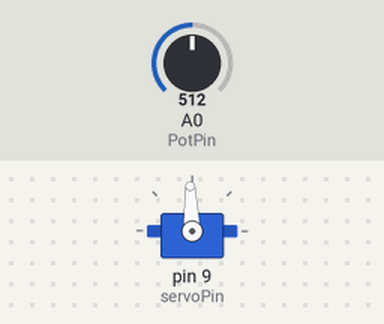
Recording of a sketch running on a simulated Arduino Uno, built with avr-gcc and run on an emulated ATmega328P. Shown: servo. The test bench sets the inputs (shaded band); at power-on: A0 (PotPin) = 512.

Above: at 1.2 s.
1.3 s: A0 (PotPin) set to 716
At 2.1 s:
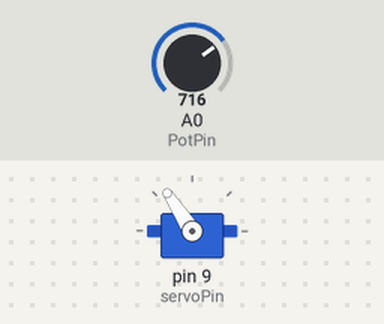
2.8 s: A0 (PotPin) set to 900
At 3.2 s:
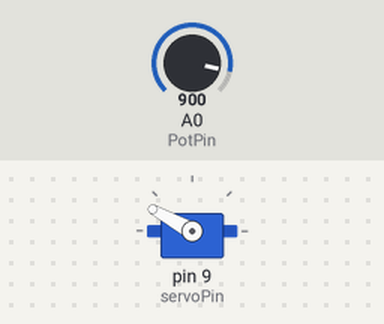
4.3 s: A0 (PotPin) set to 1023
At 5.5 s:
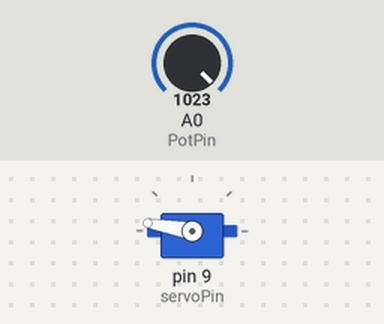
5.8 s: A0 (PotPin) set to 306
At 6.7 s:
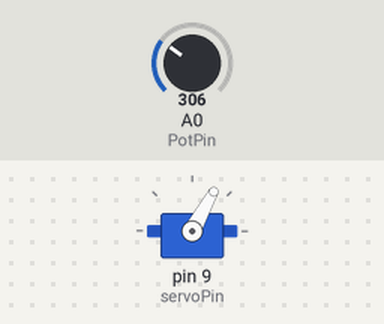
7.3 s: A0 (PotPin) set to 122
At 7.8 s:
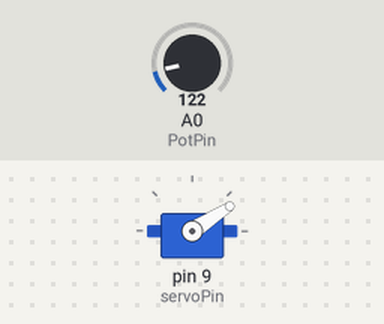
8.8 s: A0 (PotPin) set to 511
At 10.2 s:
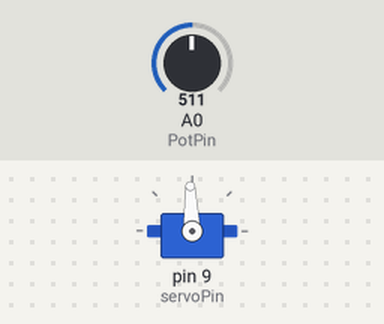
Timing chart, 0 to 11.3 s (numbered marks = the images above; inputs shaded):
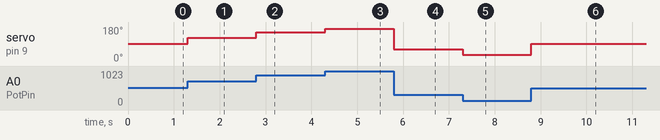

Measured:
- after the input at 1.3 s, servo on pin 9 (servoPin): 92° → 123° at once
- after the input at 2.8 s, servo on pin 9 (servoPin): 123° → 151° at once
- after the input at 4.3 s, servo on pin 9 (servoPin): 151° → 170° at once
- after the input at 5.8 s, servo on pin 9 (servoPin): 170° → 61° at once
- after the input at 7.3 s, servo on pin 9 (servoPin): 61° → 33° at once
- after the input at 8.8 s, servo on pin 9 (servoPin): 33° → 92° at once

The sketch:

Servo_Input_Potentio.ino
```cpp
#include<Servo.h>;          // Loading servo library.
int pos=0;                  // Declare and initialize the pos variable.
int servoPin=9;             // Tell arduino that servo is hooked to pin 9
int servoDelay=25;          // Declare a variable for a delay between movement.
int potReading;             // Decalre variable for the potentiometer
int PotPin=A0;              // Connect potentiometer to A0


Servo myPointer;            // Create a Servo object called myPointer

void setup() {

  Serial.begin(9600);
  myPointer.attach(servoPin);   // Tell to Arduino that the servo myPointer is attached to the Pin 9.

}

void loop() {
potReading = analogRead(PotPin);  // Read Potentiometer

pos = (155./1023.)*potReading + 15;    // Calculate pos
myPointer.write(pos);                  // Write pos to Servo
}
```
